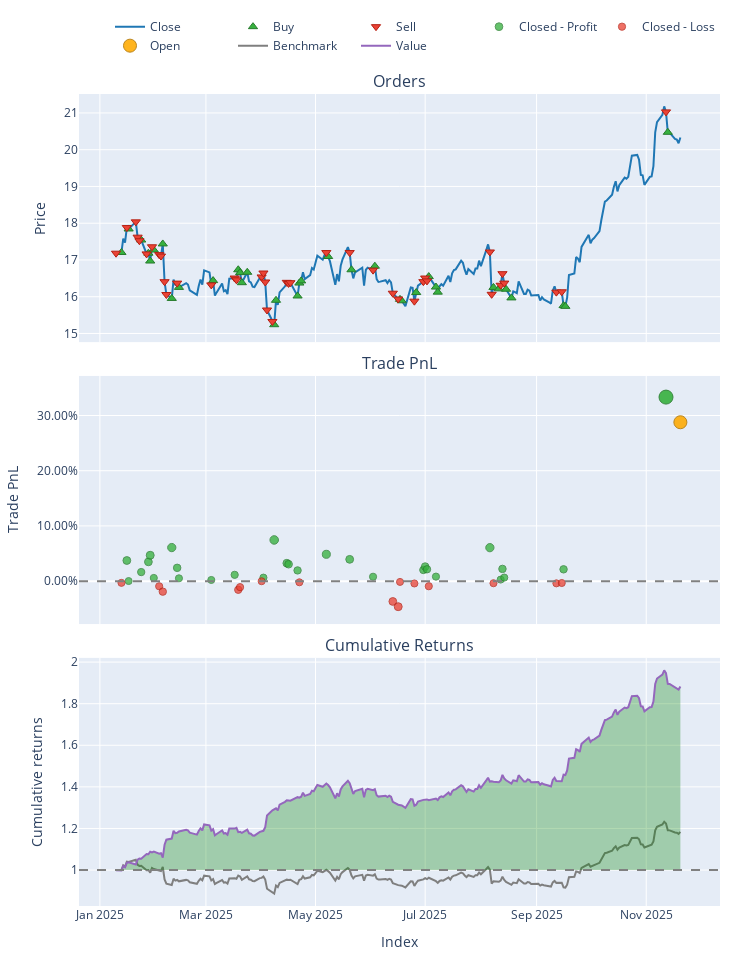

The code cell stored with this chart in its notebook:
### Code cell
# 2. Load Data
try:
    # ensuring your path is correct
    data = pd.read_csv('data/processed/MDU_processed_2022.csv')
    if 'Date' in data.columns:
        data['Date'] = pd.to_datetime(data['Date'])
        data.set_index('Date', inplace=True)
    print("Data loaded successfully.")
except FileNotFoundError:
    print("Error: Data file not found. Check path.")
    sys.exit()

# 3. Split Train/Test
split_idx = int(len(data) * 0.7)
train_df = data.iloc[:split_idx]
test_df = data.iloc[split_idx:]

# --- TRAINING PHASE ---
print("Training PPO Agent...")

# Initialize Trainer (Pass config if needed, or defaults)
trainer = ModelTrainerRL(config['reinforcement_learning'])
env_params = config['reinforcement_learning']['environment']

# Create Training Environment
env_train = TradingEnvRL(
    train_df, 
    initial_balance=env_params.get('initial_balance', 10000),
    commission=env_params.get('commission', 0.001),
    lookback_window=env_params.get('lookback_window', 30),
    reward_func='profit'
)

# Train and Save
# This automatically handles the VecNormalize wrapper creation
result = trainer.train_ppo(env_train) 

# IMPORTANT: Save the model and the normalization stats to disk
# We will reload them for the test phase to ensure consistency
save_path = "models/"
trainer.save_models(save_path)
print("Training Complete. Models saved.")

# --- INFERENCE PHASE (UPDATED) ---
print("Generating Agent Predictions on Test Data...")

# 1. Load the Trained Model
model = PPO.load(os.path.join(save_path, "ppo_model"))

# 2. Create the Test Environment
# Must have the same observation space (columns) as training
env_test = TradingEnvRL(
    test_df, 
    initial_balance=env_params.get('initial_balance', 100000),
    commission=env_params.get('commission', 0.001),
    lookback_window=env_params.get('lookback_window', 30),
    reward_func='profit' 
)

# 3. Wrap it in DummyVecEnv (Required for SB3)
vec_env_test = DummyVecEnv([lambda: env_test])

# 4. Load Normalization Statistics
# This applies the Training Mean/Variance to the Test Data (Crucial!)
norm_path = os.path.join(save_path, "ppo_vecnormalize.pkl")
if os.path.exists(norm_path):
    vec_env_test = VecNormalize.load(norm_path, vec_env_test)
    vec_env_test.training = False     # Do not update stats on test data
    vec_env_test.norm_reward = False  # Do not normalize rewards for testing
else:
    print("WARNING: Normalization stats not found. Model predictions may be garbage.")

# 5. Run Inference Loop
obs = vec_env_test.reset()
done = [False]  # VecEnv returns done as a list/array
actions = []

while not done[0]:
    # Predict action (obs is now correctly scaled)
    action, _ = model.predict(obs, deterministic=True)
    actions.append(action[0]) # Extract single action
    
    # Step the environment
    obs, _, done, _ = vec_env_test.step(action)

print(f"Generated {len(actions)} actions.")


# --- BACKTESTING PHASE ---
print("Running Backtest...")

backtester = PortfolioBacktesterRL(env_params) 

# Note: 'actions' corresponds to the period [lookback_window : end]
# Ensure your backtester handles this alignment. 
# Usually, passing the full price_data and the lookback_window allows 
# the backtester to slice the prices correctly to match the actions.
portfolio = backtester.run_backtest(
    price_data=test_df['close'], 
    predicted_weights=np.array(actions).flatten(),
    lookback_window=env_params.get('lookback_window', 30)
)

comparison = backtester.compare_with_buy_and_hold_rl()

# Show Metrics
metrics = backtester.get_performance_metrics()
print("\n--- Strategy Performance ---")
for k, v in metrics.items():
    print(f"{k}: {v:.4f}")
    
# Plot
portfolio.plot().show()

### Figure 1 — Plotly figure (JSON) as saved in the notebook; plotly's stock layout.template omitted (floating-point values rounded to 4 significant figures; data arrays with more than 128 entries replaced by an {"elided": "..."} marker saying what was removed)
{"data": [{"legendgroup": "0", "line": {"color": "#1f77b4"}, "name": "Close", "showlegend": true, "type": "scatter", "uid": "c666c4d8-d195-4185-a041-6dcd82045e5a", "x": {"elided": "218 str values"}, "xaxis": "x", "y": {"elided": "218 float values"}, "yaxis": "y"}, {"customdata": [[1.0, 8239.0, 141.7], [3.0, 319.9, 5.708], [7.0, 13.38, 0.2348], [9.0, 14.43, 0.2479], [10.0, 5635.0, 95.63], [12.0, 12560.0, 216.9], [15.0, 238.8, 4.164], [18.0, 14350.0, 229.0], [20.0, 14510.0, 235.8], [22.0, 1380.0, 22.69], [25.0, 4077.0, 68.23], [26.0, 4684.0, 78.01], [27.0, 3940.0, 64.55], [28.0, 1773.0, 29.54], [34.0, 9124.0, 139.0], [35.0, 7431.0, 118.2], [39.0, 4521.0, 72.43], [40.0, 8449.0, 138.3], [41.0, 81.11, 1.333], [43.0, 1638.0, 28.01], [45.0, 1604.0, 26.83], [47.0, 3574.0, 60.16], [50.0, 7902.0, 125.9], [51.0, 3063.0, 48.67], [53.0, 5614.0, 90.47], [57.0, 14.92, 0.2469], [58.0, 7562.0, 123.0], [59.0, 3681.0, 59.36], [62.0, 5475.0, 88.98], [63.0, 4261.0, 69.09], [67.0, 1235.0, 20.01], [68.0, 2426.0, 38.73], [71.0, 12080.0, 190.3], [72.0, 6033.0, 94.94], [74.0, 65.54, 1.342]], "hovertemplate": "Order Id: %{customdata[0]}<br>Timestamp: %{x}<br>Price: %{y}<br>Size: %{customdata[1]:.6f}<br>Fees: %{customdata[2]:.6f}", "legendgroup": "1", "marker": {"color": "#37B13F", "line": {"color": "rgb(38,123,44)", "width": 1}, "size": 8, "symbol": "triangle-up"}, "mode": "markers", "name": "Buy", "type": "scatter", "uid": "17762f7e-3501-44b6-9926-f9405ac23d43", "x": ["2025-01-13T00:00:00-05:00", "2025-01-17T00:00:00-05:00", "2025-01-24T00:00:00-05:00", "2025-01-28T00:00:00-05:00", "2025-01-29T00:00:00-05:00", "2025-01-31T00:00:00-05:00", "2025-02-05T00:00:00-05:00", "2025-02-10T00:00:00-05:00", "2025-02-14T00:00:00-05:00", "2025-03-05T00:00:00-05:00", "2025-03-19T00:00:00-04:00", "2025-03-20T00:00:00-04:00", "2025-03-21T00:00:00-04:00", "2025-03-24T00:00:00-04:00", "2025-04-08T00:00:00-04:00", "2025-04-09T00:00:00-04:00", "2025-04-21T00:00:00-04:00", "2025-04-22T00:00:00-04:00", "2025-04-23T00:00:00-04:00", "2025-05-08T00:00:00-04:00", "2025-05-21T00:00:00-04:00", "2025-06-03T00:00:00-04:00", "2025-06-17T00:00:00-04:00", "2025-06-18T00:00:00-04:00", "2025-06-26T00:00:00-04:00", "2025-07-03T00:00:00-04:00", "2025-07-07T00:00:00-04:00", "2025-07-08T00:00:00-04:00", "2025-08-08T00:00:00-04:00", "2025-08-11T00:00:00-04:00", "2025-08-15T00:00:00-04:00", "2025-08-18T00:00:00-04:00", "2025-09-16T00:00:00-04:00", "2025-09-17T00:00:00-04:00", "2025-11-13T00:00:00-05:00"], "xaxis": "x", "y": [17.2, 17.84, 17.54, 17.18, 16.97, 17.27, 17.44, 15.95, 16.25, 16.44, 16.73, 16.65, 16.38, 16.66, 15.24, 15.9, 16.02, 16.37, 16.43, 17.09, 16.73, 16.83, 15.93, 15.89, 16.11, 16.55, 16.26, 16.12, 16.25, 16.21, 16.2, 15.97, 15.76, 15.74, 20.47], "yaxis": "y"}, {"customdata": [[0.0, 2439.0, 41.92], [2.0, 11600.0, 207.4], [4.0, 211.8, 3.82], [5.0, 269.0, 4.74], [6.0, 65.66, 1.151], [8.0, 264.8, 4.545], [11.0, 5629.0, 97.72], [13.0, 12600.0, 216.1], [14.0, 15.93, 0.2726], [16.0, 761.0, 12.49], [17.0, 296.5, 4.761], [19.0, 14440.0, 236.3], [21.0, 1393.0, 22.74], [23.0, 14560.0, 240.3], [24.0, 28.6, 0.4707], [29.0, 1628.0, 26.93], [30.0, 12690.0, 211.3], [31.0, 200.2, 3.283], [32.0, 716.4, 11.2], [33.0, 328.5, 5.034], [36.0, 7155.0, 117.3], [37.0, 3733.0, 61.08], [38.0, 2085.0, 34.15], [42.0, 1631.0, 28.06], [44.0, 1563.0, 26.89], [46.0, 3604.0, 60.28], [48.0, 675.6, 10.87], [49.0, 10290.0, 164.0], [52.0, 5709.0, 90.65], [54.0, 4817.0, 79.06], [55.0, 3278.0, 54.11], [56.0, 3030.0, 49.78], [60.0, 8422.0, 145.0], [61.0, 833.0, 13.38], [64.0, 41.31, 0.6739], [65.0, 2106.0, 35.02], [66.0, 1415.0, 23.16], [69.0, 8826.0, 142.3], [70.0, 8894.0, 143.5], [73.0, 63.93, 1.344]], "hovertemplate": "Order Id: %{customdata[0]}<br>Timestamp: %{x}<br>Price: %{y}<br>Size: %{customdata[1]:.6f}<br>Fees: %{customdata[2]:.6f}", "legendgroup": "2", "marker": {"color": "#EA4335", "line": {"color": "rgb(181,31,18)", "width": 1}, "size": 8, "symbol": "triangle-down"}, "mode": "markers", "name": "Sell", "type": "scatter", "uid": "01a435d0-85d2-484b-aaa6-10d49e2a7ccc", "x": ["2025-01-10T00:00:00-05:00", "2025-01-16T00:00:00-05:00", "2025-01-21T00:00:00-05:00", "2025-01-22T00:00:00-05:00", "2025-01-23T00:00:00-05:00", "2025-01-27T00:00:00-05:00", "2025-01-30T00:00:00-05:00", "2025-02-03T00:00:00-05:00", "2025-02-04T00:00:00-05:00", "2025-02-06T00:00:00-05:00", "2025-02-07T00:00:00-05:00", "2025-02-13T00:00:00-05:00", "2025-03-04T00:00:00-05:00", "2025-03-17T00:00:00-04:00", "2025-03-18T00:00:00-04:00", "2025-04-01T00:00:00-04:00", "2025-04-02T00:00:00-04:00", "2025-04-03T00:00:00-04:00", "2025-04-04T00:00:00-04:00", "2025-04-07T00:00:00-04:00", "2025-04-15T00:00:00-04:00", "2025-04-16T00:00:00-04:00", "2025-04-17T00:00:00-04:00", "2025-05-07T00:00:00-04:00", "2025-05-20T00:00:00-04:00", "2025-06-02T00:00:00-04:00", "2025-06-13T00:00:00-04:00", "2025-06-16T00:00:00-04:00", "2025-06-25T00:00:00-04:00", "2025-06-30T00:00:00-04:00", "2025-07-01T00:00:00-04:00", "2025-07-02T00:00:00-04:00", "2025-08-06T00:00:00-04:00", "2025-08-07T00:00:00-04:00", "2025-08-12T00:00:00-04:00", "2025-08-13T00:00:00-04:00", "2025-08-14T00:00:00-04:00", "2025-09-12T00:00:00-04:00", "2025-09-15T00:00:00-04:00", "2025-11-12T00:00:00-05:00"], "xaxis": "x", "y": [17.18, 17.88, 18.04, 17.62, 17.52, 17.16, 17.36, 17.15, 17.11, 16.41, 16.06, 16.37, 16.32, 16.51, 16.46, 16.54, 16.65, 16.4, 15.64, 15.33, 16.39, 16.36, 16.38, 17.2, 17.2, 16.72, 16.1, 15.94, 15.88, 16.41, 16.51, 16.43, 17.22, 16.07, 16.31, 16.63, 16.37, 16.12, 16.13, 21.03], "yaxis": "y"}, {"customdata": [[1.0, 1.0, 3731.0, 0.0374], [2.0, 2.0, 0.973, 0.0001701], [3.0, 2.0, 3.93, 0.01643], [4.0, 2.0, 8.986, 0.03491], [5.0, 2.0, 4712.0, 0.04687], [6.0, 2.0, 632.5, 0.005807], [9.0, 4.0, 7390.0, 0.06083], [10.0, 5.0, 2775.0, 0.0241], [11.0, 6.0, 604.0, 0.005112], [12.0, 7.0, 49.13, 0.00217], [13.0, 7.0, 1360.0, 0.01147], [17.0, 9.0, 581.8, 0.006364], [18.0, 10.0, 10350.0, 0.07464], [19.0, 11.0, 3686.0, 0.03252], [20.0, 11.0, 485.8, 0.03067], [21.0, 12.0, 1438.0, 0.01942], [23.0, 13.0, 1299.0, 0.04863], [24.0, 13.0, 1020.0, 0.0395], [25.0, 13.0, 476.2, 0.00798], [30.0, 15.0, 1569.0, 0.02029], [31.0, 15.0, 1390.0, 0.02642], [32.0, 15.0, 20.76, 0.02152], [34.0, 16.0, 397.9, 0.008196], [35.0, 17.0, 8145.0, 0.06065], [37.0, 19.0, 1.886, 0.002812], [38.0, 19.0, 759.0, 0.0222], [39.0, 19.0, 148.1, 0.006447], [42.0, 20.0, 3058.0, 0.02141], [43.0, 21.0, 335.5, 0.3334]], "hovertemplate": "Exit Trade Id: %{customdata[0]}<br>Position Id: %{customdata[1]}<br>Exit Timestamp: %{x}<br>PnL: %{customdata[2]:.6f}<br>Return: %{customdata[3]:.2%}", "legendgroup": "3", "marker": {"color": "#37B13F", "line": {"color": "rgb(38,123,44)", "width": 1}, "opacity": [0.7668, 0.75, 0.7573, 0.7657, 0.771, 0.7526, 0.7773, 0.7608, 0.7522, 0.7509, 0.7551, 0.7528, 0.7835, 0.7646, 0.7637, 0.7587, 0.7718, 0.7677, 0.7535, 0.7591, 0.7618, 0.7596, 0.7536, 0.7772, 0.7512, 0.7599, 0.7528, 0.7596, 0.9], "size": [7.783, 7.001, 7.342, 7.73, 7.982, 7.119, 8.275, 7.503, 7.104, 7.043, 7.238, 7.131, 8.565, 7.68, 7.641, 7.405, 8.019, 7.827, 7.165, 7.423, 7.552, 7.449, 7.169, 8.271, 7.056, 7.463, 7.133, 7.447, 14.0], "symbol": "circle"}, "mode": "markers", "name": "Closed - Profit", "type": "scatter", "uid": "d4cfd22a-f0f5-4c07-9377-67b85d63962d", "x": ["2025-01-16T00:00:00-05:00", "2025-01-17T00:00:00-05:00", "2025-01-24T00:00:00-05:00", "2025-01-28T00:00:00-05:00", "2025-01-29T00:00:00-05:00", "2025-01-31T00:00:00-05:00", "2025-02-10T00:00:00-05:00", "2025-02-13T00:00:00-05:00", "2025-02-14T00:00:00-05:00", "2025-03-04T00:00:00-05:00", "2025-03-17T00:00:00-04:00", "2025-04-02T00:00:00-04:00", "2025-04-08T00:00:00-04:00", "2025-04-15T00:00:00-04:00", "2025-04-16T00:00:00-04:00", "2025-04-21T00:00:00-04:00", "2025-05-07T00:00:00-04:00", "2025-05-20T00:00:00-04:00", "2025-06-02T00:00:00-04:00", "2025-06-30T00:00:00-04:00", "2025-07-01T00:00:00-04:00", "2025-07-02T00:00:00-04:00", "2025-07-07T00:00:00-04:00", "2025-08-06T00:00:00-04:00", "2025-08-12T00:00:00-04:00", "2025-08-13T00:00:00-04:00", "2025-08-14T00:00:00-04:00", "2025-09-16T00:00:00-04:00", "2025-11-12T00:00:00-05:00"], "xaxis": "x2", "y": [0.0374, 0.0001701, 0.01643, 0.03491, 0.04687, 0.005807, 0.06083, 0.0241, 0.005112, 0.00217, 0.01147, 0.006364, 0.07464, 0.03252, 0.03067, 0.01942, 0.04863, 0.0395, 0.00798, 0.02029, 0.02642, 0.02152, 0.008196, 0.06065, 0.002812, 0.0222, 0.006447, 0.02141, 0.3334], "yaxis": "y2"}, {"customdata": [[0.0, 0.0, -131.2, -0.003129], [7.0, 3.0, -1011.0, -0.009288], [8.0, 4.0, -77.73, -0.01898], [14.0, 8.0, -1052.0, -0.01563], [15.0, 8.0, -581.1, -0.0109], [16.0, 9.0, -3.745, -0.0001393], [22.0, 12.0, -10.1, -0.00208], [26.0, 13.0, -414.5, -0.03679], [27.0, 13.0, -5839.0, -0.04622], [28.0, 14.0, -59.8, -0.001382], [29.0, 15.0, -379.0, -0.004172], [33.0, 16.0, -2.255, -0.009197], [36.0, 18.0, -58.53, -0.003733], [40.0, 19.0, -568.5, -0.003987], [41.0, 19.0, -2.248, -0.003373]], "hovertemplate": "Exit Trade Id: %{customdata[0]}<br>Position Id: %{customdata[1]}<br>Exit Timestamp: %{x}<br>PnL: %{customdata[2]:.6f}<br>Return: %{customdata[3]:.2%}", "legendgroup": "4", "marker": {"color": "#EA4335", "line": {"color": "rgb(181,31,18)", "width": 1}, "opacity": [0.7513, 0.7541, 0.7585, 0.757, 0.7548, 0.75, 0.7509, 0.7665, 0.7707, 0.7506, 0.7518, 0.7541, 0.7516, 0.7517, 0.7515], "size": [7.063, 7.192, 7.396, 7.326, 7.226, 7.0, 7.041, 7.77, 7.968, 7.026, 7.085, 7.19, 7.075, 7.081, 7.068], "symbol": "circle"}, "mode": "markers", "name": "Closed - Loss", "type": "scatter", "uid": "1457a18f-bcc3-40c5-948b-42bbbf41cbf6", "x": ["2025-01-13T00:00:00-05:00", "2025-02-03T00:00:00-05:00", "2025-02-05T00:00:00-05:00", "2025-03-19T00:00:00-04:00", "2025-03-20T00:00:00-04:00", "2025-04-01T00:00:00-04:00", "2025-04-22T00:00:00-04:00", "2025-06-13T00:00:00-04:00", "2025-06-16T00:00:00-04:00", "2025-06-17T00:00:00-04:00", "2025-06-25T00:00:00-04:00", "2025-07-03T00:00:00-04:00", "2025-08-08T00:00:00-04:00", "2025-09-12T00:00:00-04:00", "2025-09-15T00:00:00-04:00"], "xaxis": "x2", "y": [-0.003129, -0.009288, -0.01898, -0.01563, -0.0109, -0.0001393, -0.00208, -0.03679, -0.04622, -0.001382, -0.004172, -0.009197, -0.003733, -0.003987, -0.003373], "yaxis": "y2"}, {"customdata": [[44.0, 21.0, 42040.0, 0.2878]], "hovertemplate": "Exit Trade Id: %{customdata[0]}<br>Position Id: %{customdata[1]}<br>Exit Timestamp: %{x}<br>PnL: %{customdata[2]:.6f}<br>Return: %{customdata[3]:.2%}", "legendgroup": "5", "marker": {"color": "#FFAA00", "line": {"color": "rgb(178,118,0)", "width": 1}, "opacity": [0.8795], "size": [13.04], "symbol": "circle"}, "mode": "markers", "name": "Open", "type": "scatter", "uid": "967bffba-a4b2-4bba-92d6-cbd31b1b2363", "x": ["2025-11-20T00:00:00-05:00"], "xaxis": "x2", "y": [0.2878], "yaxis": "y2"}, {"legendgroup": "6", "line": {"color": "#7f7f7f"}, "name": "Benchmark", "showlegend": true, "type": "scatter", "uid": "dcd93077-d14c-43da-bdb6-a56c68149c14", "x": {"elided": "218 str values"}, "xaxis": "x3", "y": {"elided": "218 float values"}, "yaxis": "y3"}, {"hoverinfo": "skip", "legendgroup": "7", "line": {"color": "rgba(0, 0, 0, 0)", "width": 0}, "opacity": 0, "showlegend": false, "type": "scatter", "uid": "5d9d6700-564a-41e2-b36e-380cf3a0a691", "x": {"elided": "218 str values"}, "xaxis": "x3", "y": {"elided": "218 int values"}, "yaxis": "y3"}, {"connectgaps": false, "fill": "tonexty", "fillcolor": "rgba(0, 128, 0, 0.3)", "hoverinfo": "skip", "legendgroup": "7", "line": {"color": "rgba(0, 0, 0, 0)", "width": 0}, "opacity": 0, "showlegend": false, "type": "scatter", "uid": "9a7eca52-7092-4276-80d8-e1c5bb097217", "x": {"elided": "218 str values"}, "xaxis": "x3", "y": {"elided": "218 float values"}, "yaxis": "y3"}, {"hoverinfo": "skip", "legendgroup": "7", "line": {"color": "rgba(0, 0, 0, 0)", "width": 0}, "opacity": 0, "showlegend": false, "type": "scatter", "uid": "78b378a3-7ec6-442b-96ae-0f5d62afcf61", "x": {"elided": "218 str values"}, "xaxis": "x3", "y": {"elided": "218 int values"}, "yaxis": "y3"}, {"connectgaps": false, "fill": "tonexty", "fillcolor": "rgba(255, 0, 0, 0.3)", "hoverinfo": "skip", "legendgroup": "7", "line": {"color": "rgba(0, 0, 0, 0)", "width": 0}, "opacity": 0, "showlegend": false, "type": "scatter", "uid": "b725f95f-bb47-4a11-9355-5779affd139c", "x": {"elided": "218 str values"}, "xaxis": "x3", "y": {"elided": "218 float values"}, "yaxis": "y3"}, {"legendgroup": "8", "line": {"color": "#9467bd"}, "name": "Value", "showlegend": true, "type": "scatter", "uid": "e96a5c57-7795-4883-82fa-d783542e0eb0", "x": {"elided": "218 str values"}, "xaxis": "x3", "y": {"elided": "218 float values"}, "yaxis": "y3"}, {"hoverinfo": "skip", "legendgroup": "7", "line": {"color": "rgba(0, 0, 0, 0)", "width": 0}, "opacity": 0, "showlegend": false, "type": "scatter", "uid": "d7e7a9ed-f542-4fa9-947a-617194c03b2f", "x": {"elided": "218 str values"}, "xaxis": "x3", "y": {"elided": "218 int values"}, "yaxis": "y3"}], "layout": {"annotations": [{"font": {"size": 16}, "showarrow": false, "text": "Orders", "x": 0.5, "xanchor": "center", "xref": "paper", "y": 1, "yanchor": "bottom", "yref": "paper"}, {"font": {"size": 16}, "showarrow": false, "text": "Trade PnL", "x": 0.5, "xanchor": "center", "xref": "paper", "y": 0.6528, "yanchor": "bottom", "yref": "paper"}, {"font": {"size": 16}, "showarrow": false, "text": "Cumulative Returns", "x": 0.5, "xanchor": "center", "xref": "paper", "y": 0.3056, "yanchor": "bottom", "yref": "paper"}], "height": 960, "legend": {"orientation": "h", "traceorder": "normal", "x": 1, "xanchor": "right", "y": 1.042, "yanchor": "bottom"}, "margin": {"b": 30, "l": 30, "r": 30, "t": 30}, "shapes": [{"line": {"color": "gray", "dash": "dash"}, "type": "line", "x0": 0, "x1": 1, "xref": "paper", "y0": 0, "y1": 0, "yref": "y2"}, {"line": {"color": "gray", "dash": "dash"}, "type": "line", "x0": 0, "x1": 1, "xref": "paper", "y0": 1, "y1": 1, "yref": "y3"}], "showlegend": true, "width": 750, "xaxis": {"anchor": "y", "domain": [0, 1], "matches": "x3", "showticklabels": false}, "xaxis2": {"anchor": "y2", "domain": [0, 1], "matches": "x3", "showticklabels": false}, "xaxis3": {"anchor": "y3", "domain": [0, 1], "title": {"text": "Index"}}, "yaxis": {"anchor": "x", "domain": [0.6944, 1], "title": {"text": "Price"}}, "yaxis2": {"anchor": "x2", "domain": [0.3472, 0.6528], "tickformat": ".2%", "title": {"text": "Trade PnL"}}, "yaxis3": {"anchor": "x3", "domain": [0, 0.3056], "title": {"text": "Cumulative returns"}}}}
